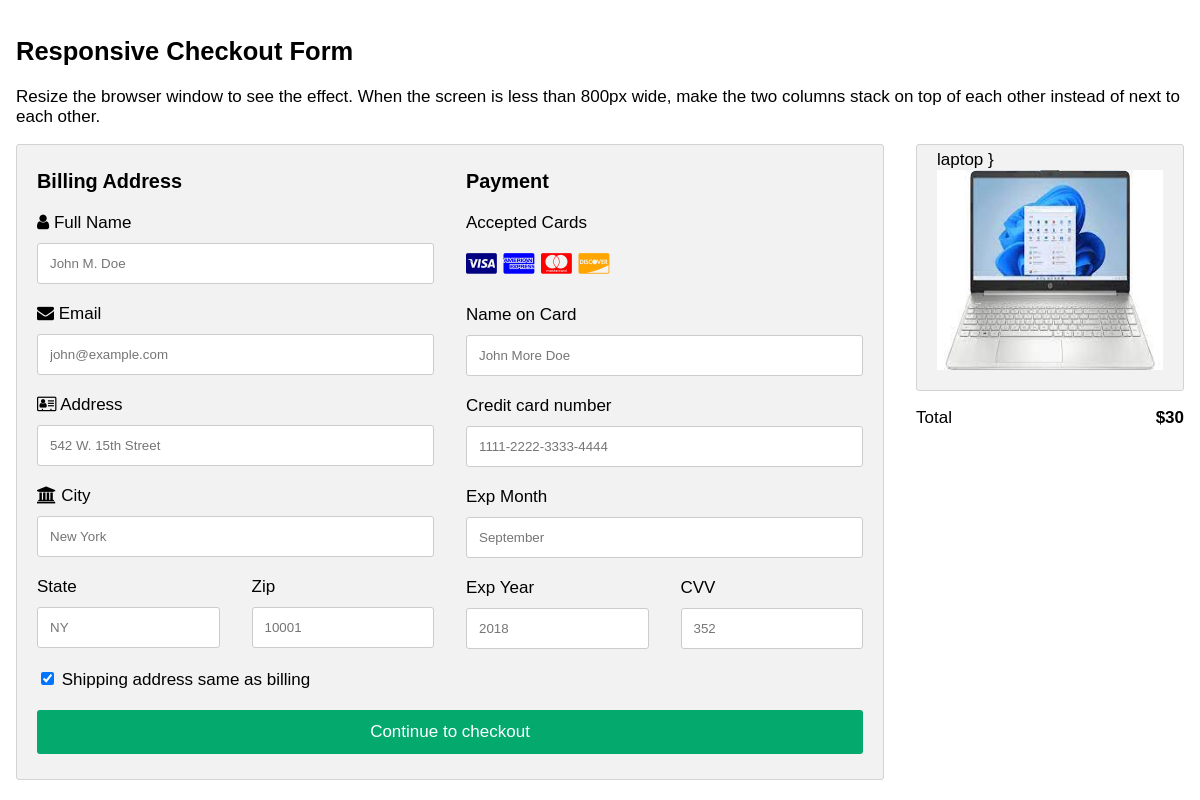
The app's page /orders/add/1 with its own data.
### ecomapp/models.py (models this page shows, shortened)
class Carts(models.Model):
    product=models.ForeignKey(Products,on_delete=models.CASCADE)
    user=models.ForeignKey(User,on_delete=models.CASCADE)
    created_date=models.DateTimeField(auto_now_add=True)
    options=(
        ("in-cart","in-cart"),
        ("order-placed","order-placed"),
        ("cancelled","cancelled")
    )
    status=models.CharField(max_length=200,choices=options,default="in-cart")
    qty=models.PositiveIntegerField(default=1)

class Products(models.Model):
    product_name=models.CharField(max_length=200)
    category=models.ForeignKey(Category,on_delete=models.CASCADE)
    description=models.CharField(max_length=200)
    price=models.PositiveIntegerField()
    is_active=models.BooleanField(default=True)
    image=models.ImageField(upload_to="images",null=True,blank=True)

### customer/views.py (the view, shortened to what this page needs)
# urls.py: path("orders/add/<int:id>",views.MakeorderView.as_view(),name="create-order"),
class MakeorderView(View):
    def get(self,request,*args,**kwargs):
        id=kwargs.get("id")
        qs=Carts.objects.get(id=id)
        return render(request,"checkout.html",{"cart":qs})

### customer/context_processors.py (called while the page is built)
def cart_count(request):
    if request.user.is_authenticated:
     cnt=Carts.objects.filter(user=request.user,status="in-cart").count()
    else:
        cnt=0
    return{"count":cnt}

### customer/templates/checkout.html (shortened to what this page needs)
<!DOCTYPE html>
<html>
<head>
<link rel="stylesheet" href="https://cdnjs.cloudflare.com/ajax/libs/font-awesome/4.7.0/css/font-awesome.min.css">
</head>
<body>
<h2>Responsive Checkout Form</h2>
<p>Resize the browser window to see the effect. When the screen is less than 800px wide, make the two columns stack on top of each other instead of next to each other.</p>
<div class="row">
  <div class="col-75">
    <div class="container">
      <form action="" method="post">
        <div class="row">
          <div class="col-50">
            <h3>Billing Address</h3>
            <label for="fname"><i class="fa fa-user"></i> Full Name</label>
            <input type="text" id="fname" name="firstname" placeholder="John M. Doe">
            <label for="email"><i class="fa fa-envelope"></i> Email</label>
            <input type="text" id="email" name="email" placeholder="john@example.com">
            <label for="adr"><i class="fa fa-address-card-o"></i> Address</label>
            <input type="text" id="adr" name="address" placeholder="542 W. 15th Street">
            <label for="city"><i class="fa fa-institution"></i> City</label>
            <input type="text" id="city" name="city" placeholder="New York">
            <div class="row">
              <div class="col-50">
                <label for="state">State</label>
                <input type="text" id="state" name="state" placeholder="NY">
              </div>
              <div class="col-50">
                <label for="zip">Zip</label>
                <input type="text" id="zip" name="zip" placeholder="10001">
              </div>
            </div>
          </div>
          <div class="col-50">
            <h3>Payment</h3>
            <label for="fname">Accepted Cards</label>
            <div class="icon-container">
              <i class="fa fa-cc-visa" style="color:navy;"></i>
              <i class="fa fa-cc-amex" style="color:blue;"></i>
              <i class="fa fa-cc-mastercard" style="color:red;"></i>
              <i class="fa fa-cc-discover" style="color:orange;"></i>
            </div>
            <label for="cname">Name on Card</label>
            <input type="text" id="cname" name="cardname" placeholder="John More Doe">
            <label for="ccnum">Credit card number</label>
            <input type="text" id="ccnum" name="cardnumber" placeholder="1111-2222-3333-4444">
            <label for="expmonth">Exp Month</label>
            <input type="text" id="expmonth" name="expmonth" placeholder="September">
            <div class="row">
              <div class="col-50">
                <label for="expyear">Exp Year</label>
                <input type="text" id="expyear" name="expyear" placeholder="2018">
              </div>
              <div class="col-50">
                <label for="cvv">CVV</label>
                <input type="text" id="cvv" name="cvv" placeholder="352">
              </div>
            </div>
          </div>
        </div>
        <label>
          <input type="checkbox" checked="checked" name="sameadr"> Shipping address same as billing
        </label>
        <input type="submit" value="Continue to checkout" class="btn">
      </form>
    </div>
  </div>
  <div class="col-25">
    <div class="container">
      {{cart.product.product_name}}
      {%if cart.product.image%}}
       <img src="{{cart.product.image.url}}" alt="..." width="100%" height="200px" /></div>
      {%endif%}
      <p>Total <span class="price" style="color:black"><b>$30</b></span></p>
    </div>
  </div>
</body>
</html>

### customer/templates/checkout.html (style rules this page uses)
body { font-family: Arial; font-size: 17px; padding: 8px; }
* { box-sizing: border-box; }
.row { display: -ms-flexbox; display: flex; -ms-flex-wrap: wrap; flex-wrap: wrap; margin: 0 -16px; }
.col-25 { -ms-flex: 25%; flex: 25%; }
.col-50 { -ms-flex: 50%; flex: 50%; }
.col-75 { -ms-flex: 75%; flex: 75%; }
.col-25, .col-50, .col-75 { padding: 0 16px; }
.container { background-color: #f2f2f2; padding: 5px 20px 15px 20px; border: 1px solid lightgrey; border-radius: 3px; }
input[type=text] { width: 100%; margin-bottom: 20px; padding: 12px; border: 1px solid #ccc; border-radius: 3px; }
label { margin-bottom: 10px; display: block; }
.icon-container { margin-bottom: 20px; padding: 7px 0; font-size: 24px; }
.btn { background-color: #04AA6D; color: white; padding: 12px; margin: 10px 0; border: none; width: 100%; border-radius: 3px; cursor: pointer; font-size: 17px; }
span.price { float: right; color: grey; }

### records on screen
Carts: product.product_name "laptop", product.image (picture)
